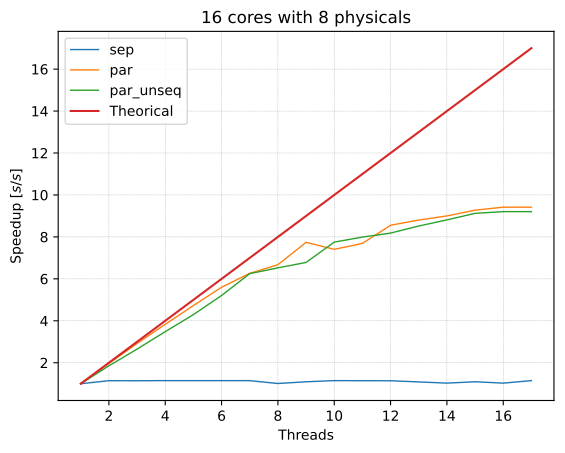

The script that drew this image:
import sys
import numpy as np
import matplotlib.pyplot as plt

labels = ['sep', 'par', 'par_unseq']
data_files = []
data_np = []
linewidth = 1

for i in range(1, len(sys.argv)-1, 1):
    data_files.append(sys.argv[i])
    
figure_name = sys.argv[-1]

# Extract data from txt files
# title = np.loadtxt(file_data_1, dtype='str', max_rows=1)

for i in data_files:
    data_np.append(np.loadtxt(i, dtype=np.float64, skiprows=0, delimiter=' '))


n = data_np[0][:, 0]

# Speedup calculation
for i in range(len(labels)):
    data_np[i][:, 1] = data_np[i][0, 1]/data_np[i][:, 1]

# Plot

plt.ylabel("Speedup $[s/s]$")
plt.xlabel("Threads")
plt.title("16 cores with 8 physicals")

for i in range(len(labels)):
    plt.plot(n, data_np[i][:, 1], linewidth=linewidth, label=labels[i])

plt.plot(n, n, label="Theorical")
plt.legend()
plt.grid(linestyle='--', linewidth=0.3)
plt.savefig(figure_name, format="pdf", bbox_inches="tight")
# plt.show()
